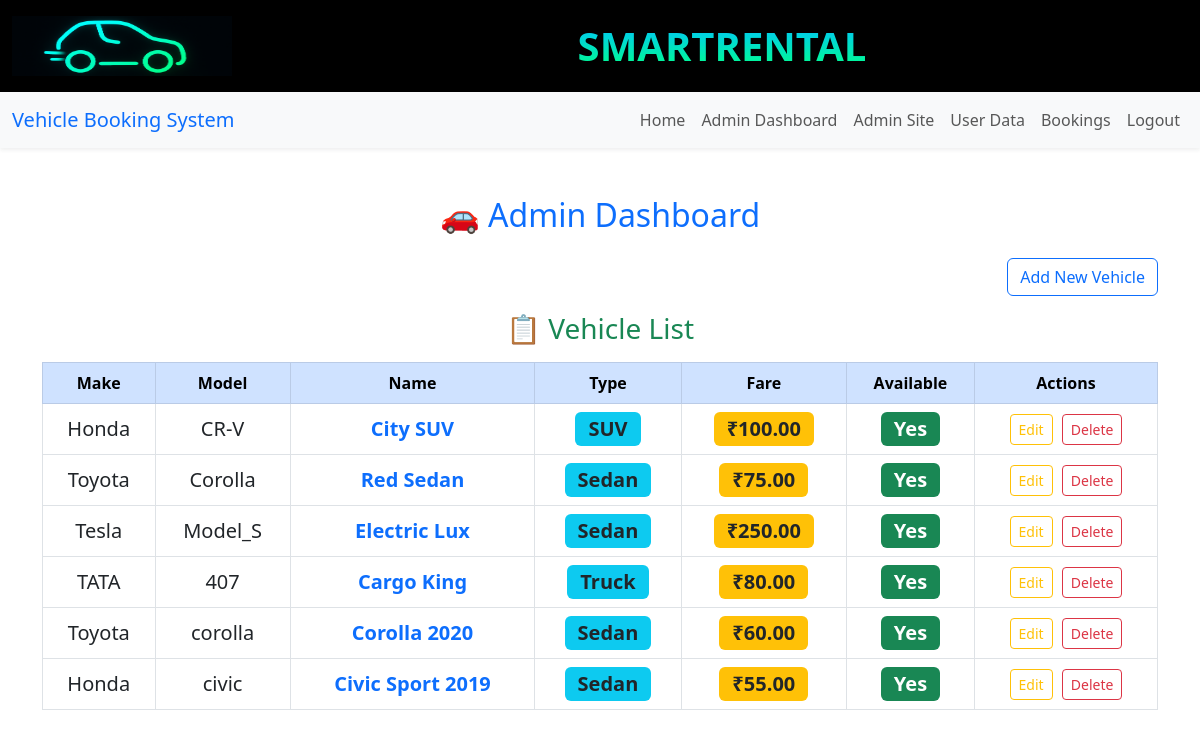
Before: /admin_dashboard/ (signed in) with the older database file.
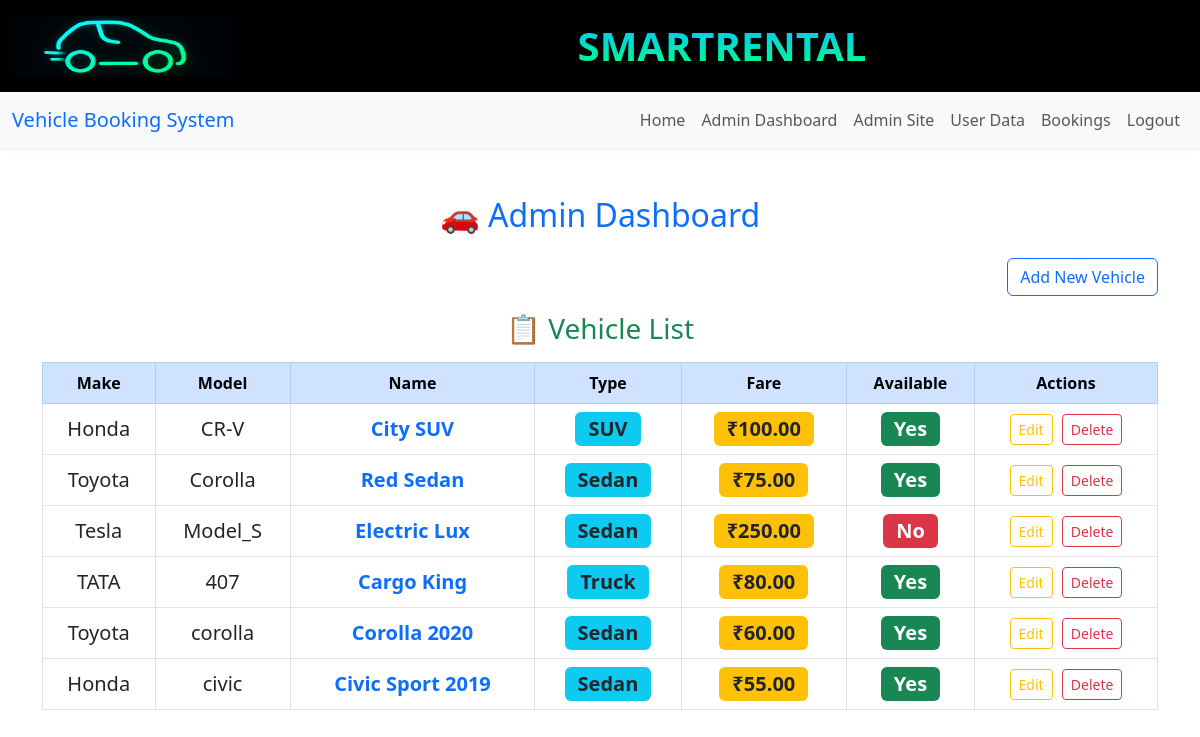
After: the same page with the newer database file.
### vehicles/models.py (models this page shows, shortened)
class Vehicle(models.Model):
    make = models.CharField(max_length=100)
    model_name = models.CharField(max_length=100)
    name = models.CharField(max_length=100)
    vehicle_type = models.CharField(max_length=50)
    fare = models.DecimalField(max_digits=10, decimal_places=2)
    available = models.BooleanField(default=True)
    image = models.ImageField(upload_to=vehicle_image_upload_path, blank=True, null=True)

### vehicles/views.py (the view)
# urls.py: path('admin_dashboard/', views.admin_dashboard, name='admin_dashboard'),
@user_passes_test(is_admin)
def admin_dashboard(request):
    vehicles = Vehicle.objects.all()
    return render(request, 'vehicles/admin_dashboard.html', {'vehicles': vehicles})

### vehicles/context_processors.py (called while the page is built)
def latest_unpaid_booking(request):
    if request.user.is_authenticated and not request.user.is_staff:
        booking = Booking.objects.filter(user=request.user, paid=False).last()
        return {'latest_booking': booking}
    return {}

### vehicles/views.py (called while the page is built)
def is_admin(user):
    return user.is_staff

### templates/vehicles/admin_dashboard.html (shortened to what this page needs)
{% extends "vehicles/base.html" %}
{% load widget_tweaks %}
{% load static %}
{% block content %}
<div class="container mt-5">
  <h2 class="mb-4 text-center text-primary">🚗 Admin Dashboard</h2>
  <div class="text-end mb-3">
    <a href="{% url 'add_vehicle' %}" class="btn btn-outline-primary">
       Add New Vehicle
    </a>
  </div>
  <h3 class="mb-3 text-center text-success">📋 Vehicle List</h3>
  <div class="table-responsive">
    <table class="table table-bordered align-middle table-hover">
      <thead class="table-primary text-center">
        <tr>
          <th>Make</th>
          <th>Model</th>
          <th>Name</th>
          <th>Type</th>
          <th>Fare</th>
          <th>Available</th>
          <th>Actions</th>
        </tr>
      </thead>
      <tbody class="fs-5">
        {% for vehicle in vehicles %}
        <tr>
          <td class="text-center fw-medium">{{ vehicle.make }}</td>
          <td class="text-center">{{ vehicle.model_name }}</td>
          <td class="text-center text-primary fw-semibold">{{ vehicle.name }}</td>
          <td class="text-center">
            <span class="badge bg-info text-dark fs-5">{{ vehicle.vehicle_type }}</span>
          </td>
          <td class="text-center">
            <span class="badge bg-warning text-dark fs-5">₹{{ vehicle.fare }}</span>
          </td>
          <td class="text-center">
            {% if vehicle.available %}
              <span class="badge bg-success fs-5">Yes</span>
            {% else %}
              <span class="badge bg-danger fs-5">No</span>
            {% endif %}
          </td>
          <td class="text-center">
            <a href="{% url 'update_vehicle' vehicle.id %}" class="btn btn-sm btn-outline-warning me-1">
               Edit
            </a>
            <a href="{% url 'delete_vehicle' vehicle.id %}" class="btn btn-sm btn-outline-danger">
               Delete
            </a>
          </td>
        </tr>
        {% empty %}
        <tr>
          <td colspan="7" class="text-center text-muted">No vehicles available.</td>
        </tr>
        {% endfor %}
      </tbody>
    </table>
  </div>
</div>
{% endblock %}

Changed rows visible on the page:
changed Vehicle "Tesla": available "Yes" → "No"
